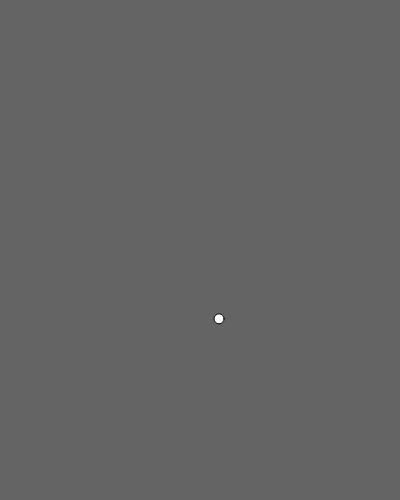
Frame 1 (no input)
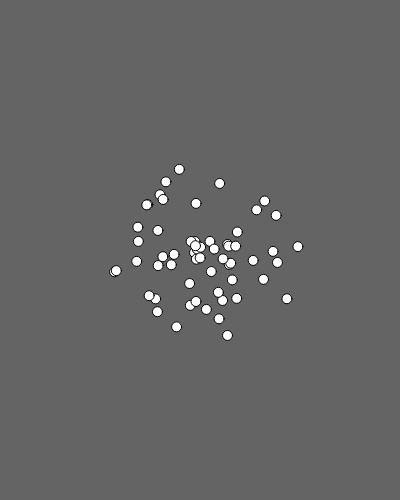
Frame 60 (no input)
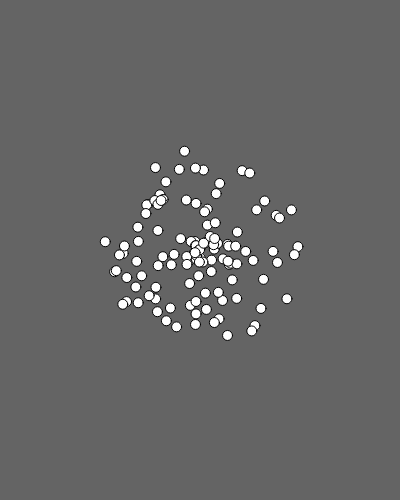
Frame 120 (the mouse pressed at the canvas centre since frame 60)

The p5.js sketch that drew these frames (run headless with seeded random() and noise() and a simulated clock; from frame 60 on, the mouse is pressed at the canvas centre):

// p5.js sketch
// ── sketch.js
function setup() {
  createCanvas(400, 500);
  background(100);
}

function draw() {
  //background(100);

  let center = createVector(width/2, height/2);
  let mouse = new p5.Vector(mouseX, mouseY);
  mouse.sub(center);

  push();
  translate(center.x, center.y);

  /*
  let x = random(-50, 50);
  let y = random(-50, 50);
  let vec = createVector(x, y);
  */

  let dist = random(0, 100);
  let angle = random(TAU); // TWO_PI
  let vec = p5.Vector.fromAngle( angle );
  vec.mult( dist );

  ellipse(vec.x, vec.y, 10, 10);

  pop();
}
